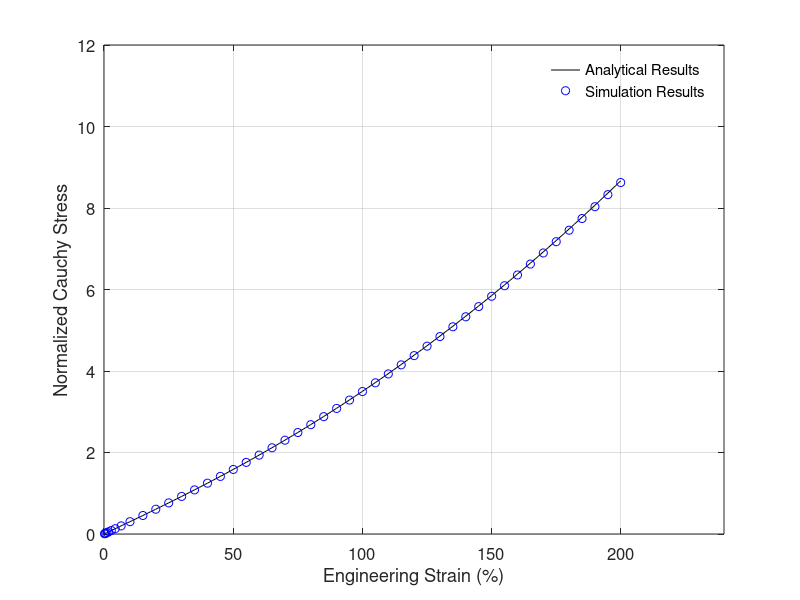

Write MATLAB code to recreate this figure.
%%% Author: Fangda Cui
%%% Date: May, 2023 
%%% Neo-Hookean Material Verification
clc;
clear;


%%--Define global parameters--%%
Mu = 1.0e6;  %Shear modulus of initial phase


%%--True strain vs. True stress--%%
figure(1)
hold on;
grid on;


%%--Loading--%%
lamda = 1:0.01:3;
T1 = Mu*(lamda.^2 - 1./lamda);
plot((lamda-1)*100,T1/Mu,'k');


%%--Simulation Results--%%
[strain stress] = textread('EngineeringStrainVsTrueStress.txt','%f%f','headerlines',3);
plot(strain*100,stress/Mu,'bo');


axis([0 240 0 12]);
box on;
xlabel('Engineering Strain (%)');
ylabel('Normalized Cauchy Stress');
set(gca,'FontSize',12);
legend('Analytical Results','Simulation Results');
legend boxoff;
hold off;
